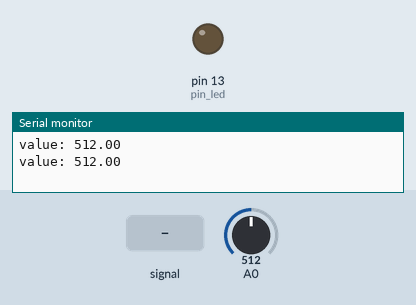
Recording of a sketch running on a simulated Arduino Uno, built with avr-gcc and run on an emulated ATmega328P. Shown: output pins drawn as LEDs (lit = HIGH), the last lines printed to the serial monitor. The inputs (shaded band) are chosen by the test bench; at power-on: A0 = 512.

Above: at 1.2 s.
1.3 s: A0 fed a 2 Hz sine of ±306 counts around its level
At 1.9 s:
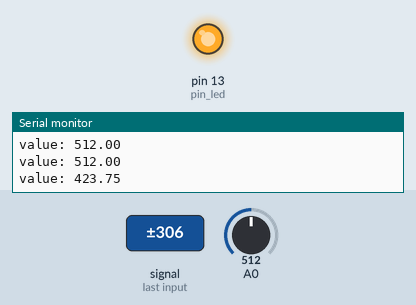
3.5 s: A0 set to 488
At 4.3 s:
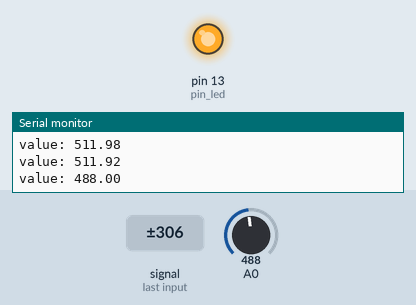
5.5 s: A0 set to 510
At 7.1 s:
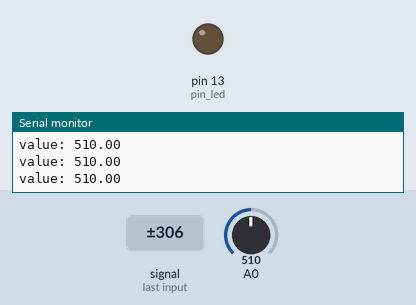
Timing chart, 0 to 8.6 s (numbered marks = the images above; inputs shaded):
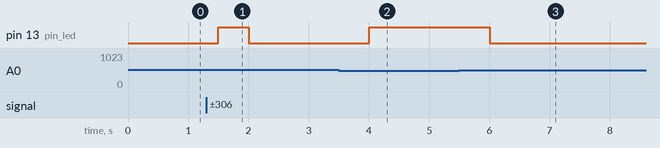

The sketch:

_01._Metal_Dectector.ino
```cpp
int pin_led = 13;

void setup() {
  Serial.begin(9600);
  pinMode(pin_led, OUTPUT);
}

unsigned long old_tick = 0;
unsigned long term = 0;
int count = 0;
double sum = 0;

void loop() {
  if (old_tick == 0) {
    old_tick = millis();
    return;
  }

  int value = analogRead(A0);

  count++;
  sum = sum + value;

  unsigned long tick = millis();
  term = term + tick - old_tick;
  old_tick = tick;

  if (term >= 500) {
    double value = sum / count;
    count = 0;
    sum = 0;
    term = 0;

    Serial.print("value: ");  Serial.println(value);

    if (value < 500) {
        digitalWrite(pin_led, HIGH);
    }  else {
        digitalWrite(pin_led, LOW);
    }
  }
}
```

Measured:
- after the input at 1.3 s, pin 13 (pin_led): LOW → HIGH after 0.20 s, → LOW 0.50 s later
- after the input at 3.5 s, pin 13 (pin_led): LOW → HIGH after 0.50 s
- after the input at 5.5 s, pin 13 (pin_led): HIGH → LOW after 0.50 s
